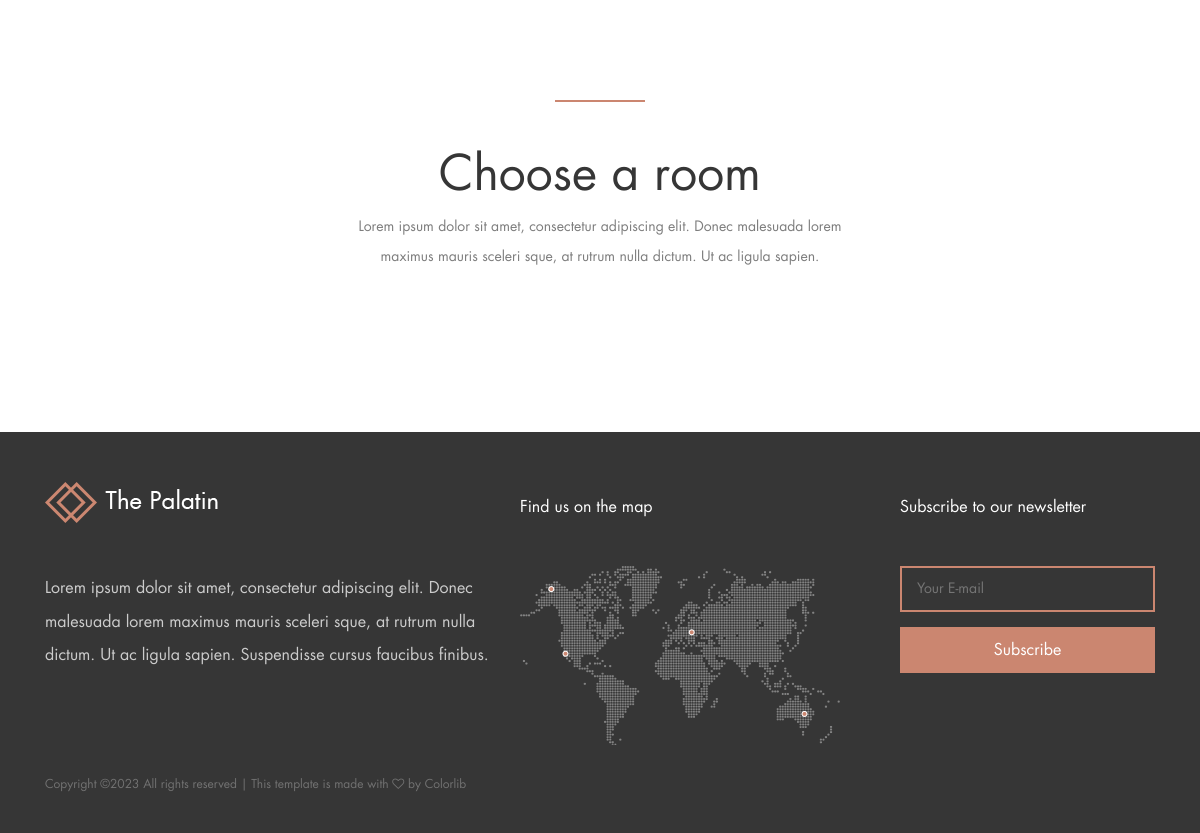
Page /unit/ (lower part) on the earlier database version.
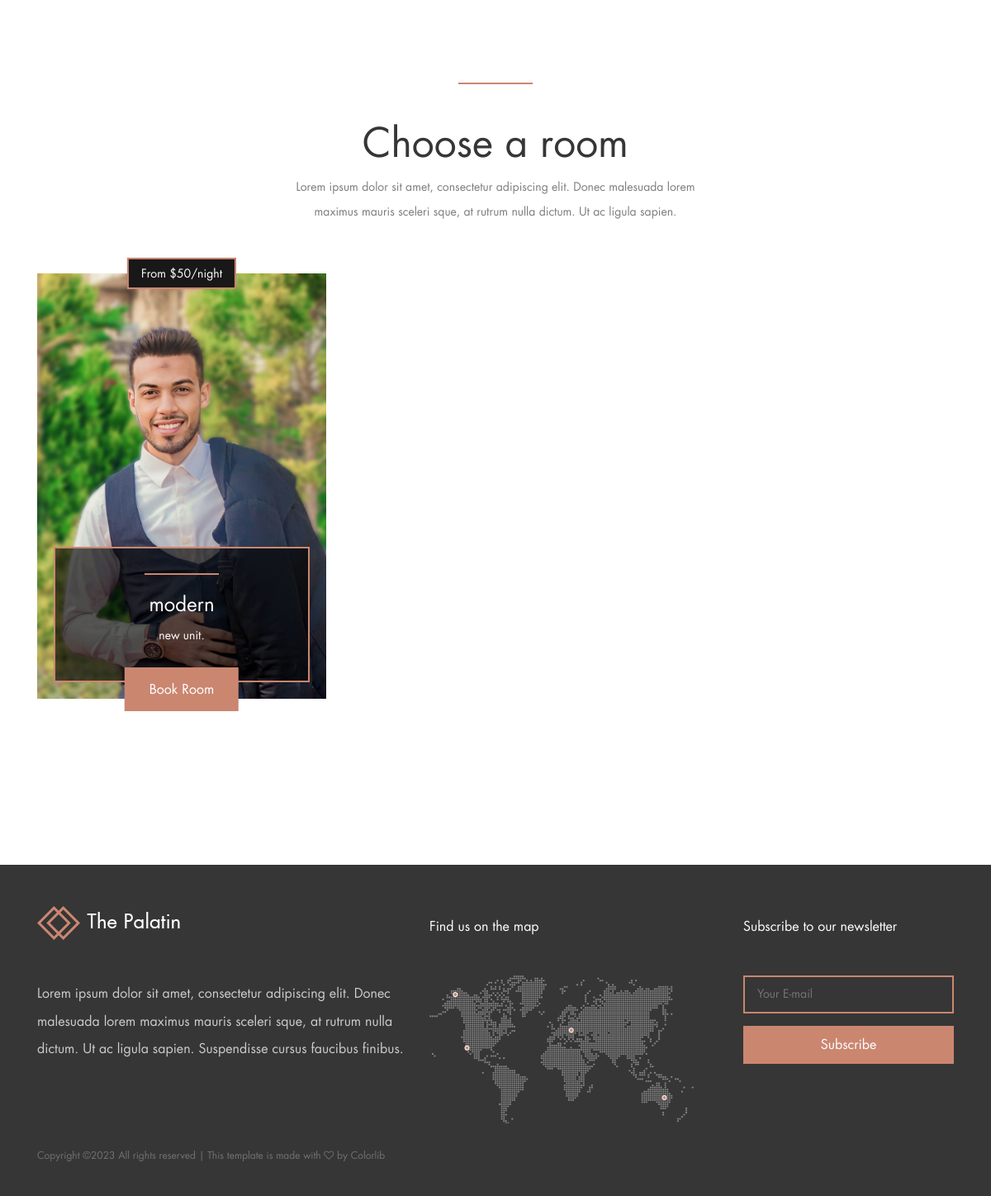
Same page on the later database version.
### unit/models.py (models this page shows, shortened)
class Unit(models.Model):
    name = models.CharField(max_length=100, unique= True)
    image = models.ImageField(upload_to='unit/')
    price = models.IntegerField(default=0)
    description = models.TextField(max_length=10000)
    place = models.ForeignKey('Place',related_name='unit_place',on_delete=models.CASCADE)
    category = models.ForeignKey('Category',related_name='unit_category',on_delete=models.CASCADE)
    available = models.BooleanField(default=True)
    created_at = models.DateTimeField(default=timezone.now)
    slug = models.SlugField(null= True, blank= True)
    def get_absolute_url(self):
        return reverse("unit:unit_detail", kwargs={"slug": self.slug})

### unit/views.py (the view)
# urls.py: path('', views.unit_list, name = 'unit_list'),
def unit_list(request):
    units = Unit.objects.all()
    paginator = Paginator(units,1)
    page = request.GET.get('page')
    page_ogj = paginator.get_page(page)
    context = {'units':page_ogj}
    return render(request,'unit/unit_list.html',context)

### unit/templates/unit/unit_list.html (shortened to what this page needs)
{% extends 'base.html' %}
{% load static %}
{% block body %}
<body>
    <div class="book-now-area">
        <div class="container">
            <div class="row justify-content-center">
                <div class="col-12 col-lg-10">
                </div>
            </div>
        </div>
    </div>
    <section class="rooms-area section-padding-0-100">
        <div class="container">
            <div class="row justify-content-center">
                <div class="col-12 col-lg-6">
                    <div class="section-heading text-center">
                        <div class="line-"></div>
                        <h2>Choose a room</h2>
                        <p>Lorem ipsum dolor sit amet, consectetur adipiscing elit. Donec malesuada lorem maximus mauris sceleri sque, at rutrum nulla dictum. Ut ac ligula sapien.</p>
                    </div>
                </div>
            </div>
            <div class="row">
            {% for unit in units %}
                <div class="col-12 col-md-6 col-lg-4">
                    <div class="single-rooms-area wow fadeInUp" data-wow-delay="100ms">
                        <div class="bg-thumbnail bg-img" style="background-image: url({{unit.image.url}});"></div>
                        <p class="price-from">From ${{unit.price}}/night</p>
                        <div class="rooms-text">
                            <div class="line"></div>
                            <h4>{{unit.name}}</h4>
                            <p>{{unit.description|safe|truncatewords:2}}.</p>
                        </div>
                        <a href="{{unit.get_absolute_url}}" class="book-room-btn btn palatin-btn">Book Room</a>
                    </div>
                </div>
            {% endfor %}
                <div class="col-12">
                </div>
            </div>
        </div>
    </section>
</body>
{% endblock body %}

### templates/base.html (shortened to what this page needs)
{% load static %}
<!DOCTYPE html>
<html lang="en">
<head>
    <link rel="stylesheet" href="{% static 'style.css' %}">
</head>
<body>
    {% block body %}
    {% endblock body %}
    <footer class="footer-area">
        <div class="container">
            <div class="row">
                <div class="col-12 col-lg-5">
                    <div class="footer-widget-area mt-50">
                        <a href="#" class="d-block mb-5"><img src="img/core-img/logo.png" alt=""></a>
                        <p>Lorem ipsum dolor sit amet, consectetur adipiscing elit. Donec malesuada lorem maximus mauris sceleri sque, at rutrum nulla dictum. Ut ac ligula sapien. Suspendisse cursus faucibus finibus. </p>
                    </div>
                </div>
                <div class="col-12 col-md-6 col-lg-4">
                    <div class="footer-widget-area mt-50">
                        <h6 class="widget-title mb-5">Find us on the map</h6>
                        <img src="img/bg-img/footer-map.png" alt="">
                    </div>
                </div>
                <div class="col-12 col-md-6 col-lg-3">
                    <div class="footer-widget-area mt-50">
                        <h6 class="widget-title mb-5">Subscribe to our newsletter</h6>
                        <form action="#" method="post" class="subscribe-form">
                            <input type="email" name="subscribe-email" id="subscribeemail" placeholder="Your E-mail">
                            <button type="submit">Subscribe</button>
                        </form>
                    </div>
                </div>
                <div class="col-12">
                    <div class="copywrite-text mt-30">
                        <p><a href="#">
Copyright &copy;<script>document.write(new Date().getFullYear());</script> All rights reserved | This template is made with <i class="fa fa-heart-o" aria-hidden="true"></i> by <a href="https://colorlib.com" target="_blank">Colorlib</a>
</p>
                    </div>
                </div>
            </div>
        </div>
    </footer>
</body>
</html>

### static/style.css (style rules this page uses)
* { margin: 0; padding: 0; }
body { font-family: "FuturaLT-Book"; font-size: 14px; }
h1, h2, h3, h4, h5, h6 { color: #363636; line-height: 1.3; font-weight: 400; }
p { color: #7d7d7d; font-size: 14px; line-height: 2.1; font-weight: 400; }
img { height: auto; max-width: 100%; }
.mt-30 { margin-top: 30px !important; }
.mt-50 { margin-top: 50px !important; }
.section-padding-0-100 { padding-top: 0; padding-bottom: 100px; }
.section-heading { position: relative; z-index: 1; margin-bottom: 60px; }
.section-heading .line- { width: 90px; height: 2px; background-color: #cb8670; display: block; margin-bottom: 40px; }
.section-heading h2 { font-size: 48px; color: #363636; }
.section-heading p { margin-bottom: 0; }
.section-heading.text-center .line- { margin: 0 auto 40px; }
.bg-img { background-position: center center; background-size: cover; background-repeat: no-repeat; }
.palatin-btn { background-color: #cb8670; -webkit-transition-duration: 500ms; transition-duration: 500ms; position: relative; z-index: 1; display: inline-block; min-width: 123px; height: 53px; color: #ffffff; border: none; border-radius: 0; padding: 0 30px; font-size: 16px; line-height: 53px; text-transform: capitalize; }
.book-now-area { position: relative; z-index: 100; margin-bottom: 15px; }
.single-rooms-area { position: relative; z-index: 10; width: 100%; height: 515px; margin-bottom: 100px; -webkit-transition-duration: 500ms; transition-duration: 500ms; }
.single-rooms-area .bg-thumbnail { position: absolute; width: 100%; height: 100%; top: 0; left: 0; right: 0; bottom: 0; z-index: 10; }
.single-rooms-area .price-from { position: absolute; z-index: 20; top: -19px; left: 50%; -webkit-transform: translateX(-50%); transform: translateX(-50%); padding: 10px 15px; background-color: #181818; border: 2px solid #cb8670; display: inline-block; margin-bottom: 0; line-height: 1; color: #ffffff; font-size: 14px; }
.single-rooms-area .rooms-text { position: absolute; z-index: 30; background-color: rgba(0, 0, 0, 0.63); padding: 30px 30px 40px; left: 20px; right: 20px; bottom: 20px; width: calc(100% - 40px); border: 2px solid #cb8670; text-align: center; -webkit-transition-duration: 500ms; transition-duration: 500ms; }
.single-rooms-area .rooms-text .line { width: 90px; height: 2px; background-color: #cb8670; display: block; margin: 0 auto 20px; }
.single-rooms-area .rooms-text h4 { color: #ffffff; }
.single-rooms-area .rooms-text p { color: #ffffff; margin-bottom: 0; }
.single-rooms-area .book-room-btn { position: absolute; bottom: -15px; left: 50%; -webkit-transform: translateX(-50%); transform: translateX(-50%); z-index: 50; }
.footer-area { position: relative; z-index: 1; background-color: #363636; padding-bottom: 40px; }
.footer-area .footer-widget-area p { color: #cccccc; font-size: 16px; margin-bottom: 0; }
.footer-area .footer-widget-area .widget-title { padding-top: 15px; color: #ffffff; font-weight: 400; }
.footer-area .footer-widget-area .subscribe-form { position: relative; z-index: 1; }
.footer-area .footer-widget-area .subscribe-form input { width: 100%; height: 46px; background-color: transparent; border: 2px solid #cb8670; padding: 0 15px; color: #ffffff; }
.footer-area .footer-widget-area .subscribe-form button { -webkit-transition-duration: 500ms; transition-duration: 500ms; width: 100%; height: 46px; border: none; font-size: 16px; margin-top: 15px; color: #ffffff; cursor: pointer; background-color: #cb8670; }
.footer-area .copywrite-text { position: relative; z-index: 1; }
.footer-area .copywrite-text p { margin-bottom: 0; line-height: 1.5; font-size: 12px; color: rgba(204, 204, 204, 0.4); }
.footer-area .copywrite-text p a { font-size: 12px; color: rgba(204, 204, 204, 0.4); }

### static/css/classy-nav.css (style rules this page uses)
* { margin: 0; padding: 0; }
body { font-family: "Roboto", sans-serif; }
img { height: auto; max-width: 100%; }
.bg-img { background-position: center center; background-size: cover; background-repeat: no-repeat; }
.justify-content-center { -webkit-box-pack: center; -ms-flex-pack: center; justify-content: center; }

Differences in the rows shown:
added Unit: image (picture), price "50", name "modern", description "new unit"
